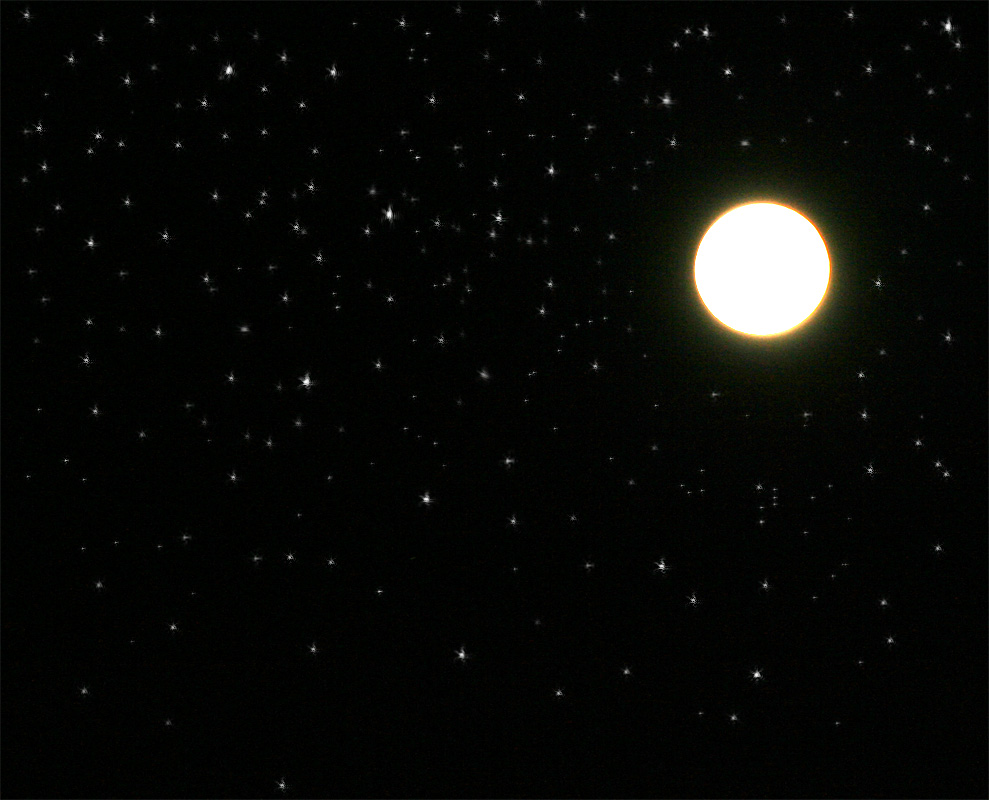
#> input picture stars.jpg, 989 x 800 px
$ python ex1_segmentation.py
#> lines starting #> are read from the running program, lines starting #| are printed output that depends on the picture; after the words box and inside, x2 and y2 are one past the last pixel; in counts of white or black regions, pixels touching at a corner belong together


# This exercise is all about counting stars.
# The goal is to know how many stars are in the image and what sizes they are.
# Problematic is only the moon.


import numpy as np
import matplotlib.pyplot as plt
import scipy.ndimage as ndi

# plt.ion()
# plt.close('all')

# Load the respective image
img = plt.imread('stars.jpg')
#> img is the input picture: shape (800, 989, 3); mean R, G, B 9, 9.9, 7.6

# Sum up all color channels to get a grayscale image.
# use numpy function sum and sum along axis 2
# rescale the finale image to [0.0 1.0]

ims = img.sum(-1)
max_value = ims.max()
#> max_value = 765
ims_rescaled = ims/max_value

# Now look at your image using imshow. Use vmin and vmax parameters in imshow
#  to select an appropriate threshold.
plt.figure()
plt.imshow(ims_rescaled, vmin=0, vmax=1)


# You can set thresholds to cut the background noise
# Once you are sure you have all stars included use a binary threshold.

ims_bin = ims_rescaled
threshold = 0.1
ims_bin[ims_bin > threshold] = 1
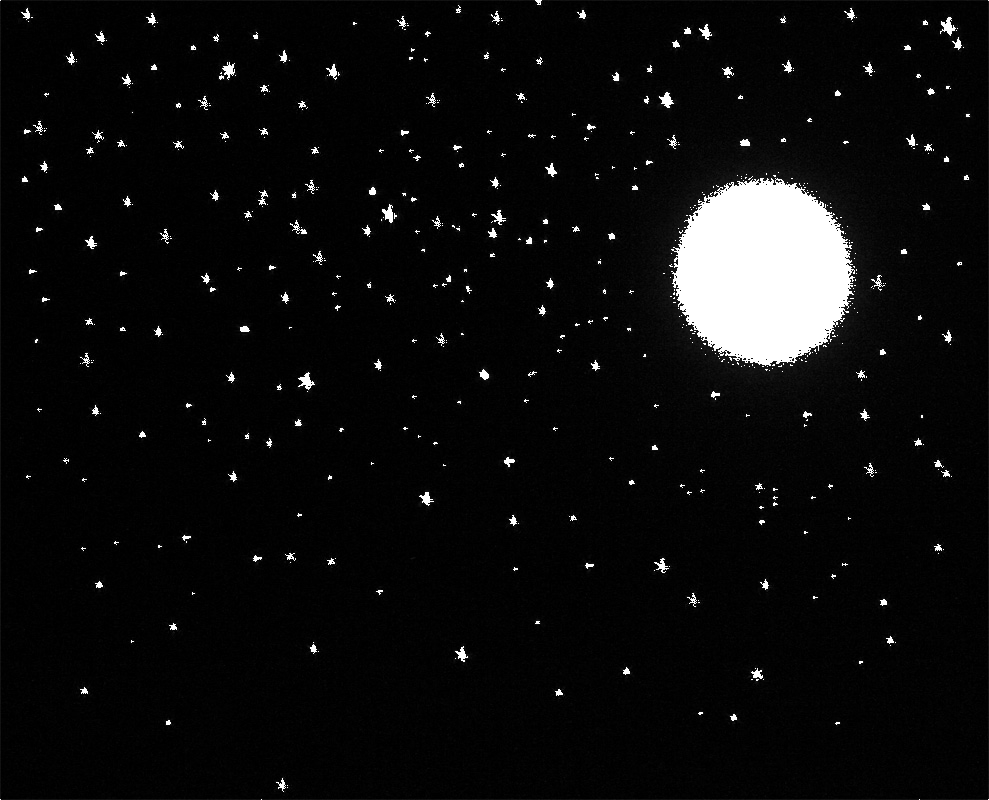
#> ims_bin: shape (800, 989) float64; min 0, max 1, mean 0.0534
ims_bin[ims_bin < threshold] = 0
#> ims_bin: shape (800, 989) float64; values 0 (black) and 1 (white), 4.3% white; 554 white regions (399 under 20 px), largest, box (x1, y1, x2, y2) and area: (671, 178, 855, 366) 25564, (940, 17, 956, 36) 139, (298, 372, 315, 390) 134

# (Tip: a threshold of 0.1 seemed to be good, but pick your own)
# Now with the binary image use the opning and closing to
# bring the star to compacter format. Take care that no star connects to another
s1 = np.array([[1,1,1],[1,1,1],[1,1,1]])
ims2 = ndi.binary_closing(ims_bin, structure=s1)
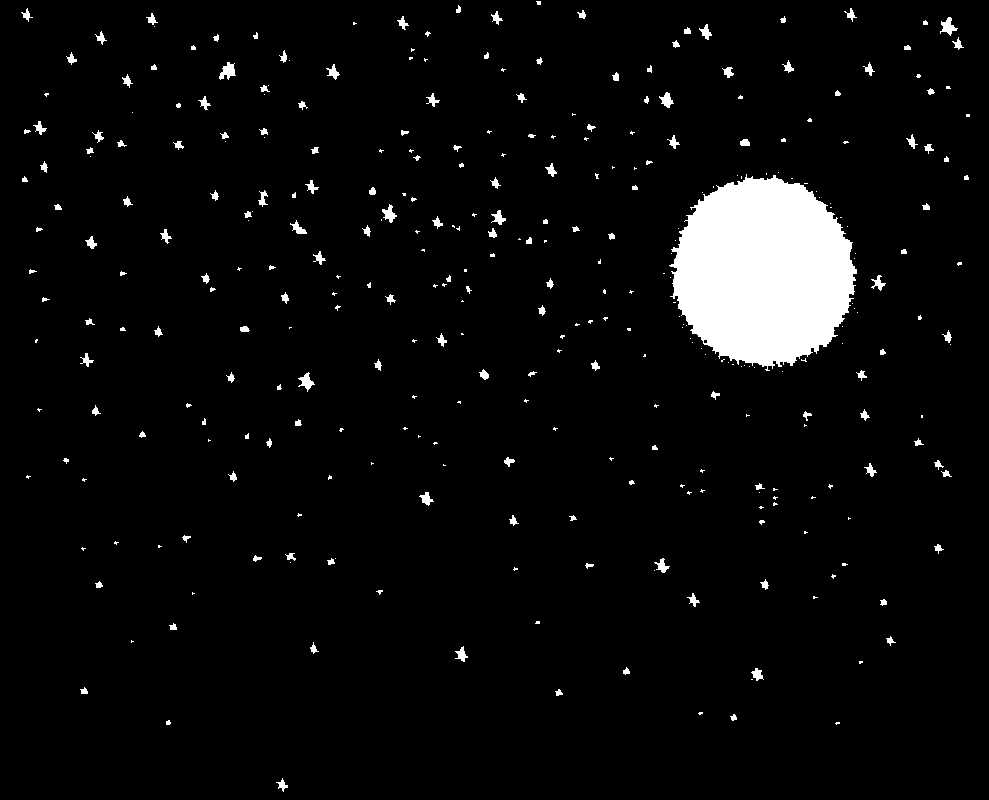
#> ims2: shape (800, 989) bool; 4.6% white; 338 white regions (176 under 20 px), largest, box (x1, y1, x2, y2) and area: (669, 174, 857, 371) 26817, (219, 62, 236, 80) 173, (940, 17, 958, 36) 161

# repeat if necessary
# remove isolated pixels around the moon with closing by a 2 pixel structure
s2 = np.array([[0,0,0,0],[0,1,1,0],[0,1,1,0],[0,0,0,0]])
ims3 = ndi.binary_opening(ims2,structure=s2)
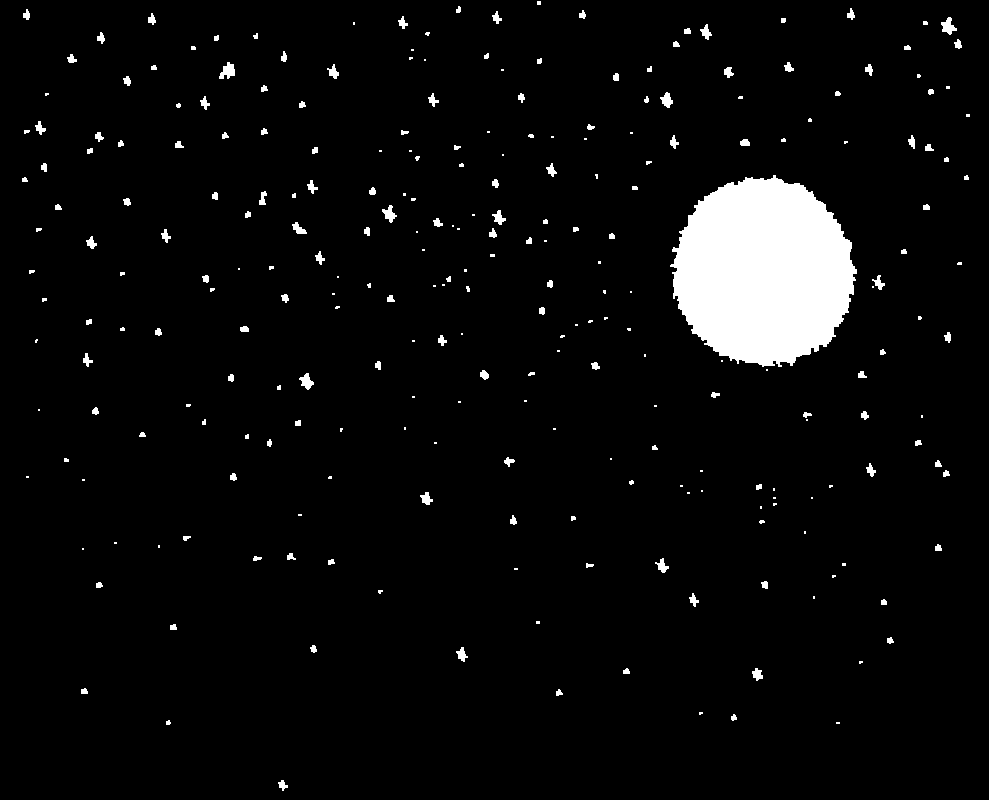
#> ims3: shape (800, 989) bool; 4.4% white; 266 white regions (118 under 20 px), largest, box (x1, y1, x2, y2) and area: (670, 175, 857, 367) 26718, (219, 62, 235, 79) 168, (941, 17, 957, 35) 154

# play with all the morphological options in ndimage package to increase the quality
# if still needed


# plotting the sum of all your binary images can help identify if you loose stars.
# in principal every star is present in every binary image, so real stars have always
# at least one pixel maximum

plt.figure(1)
plt.imshow(ims2 + ims3)

# Once you're done, label your image with ndi.label.
im_lbld, num_stars = ndi.label(ims3)
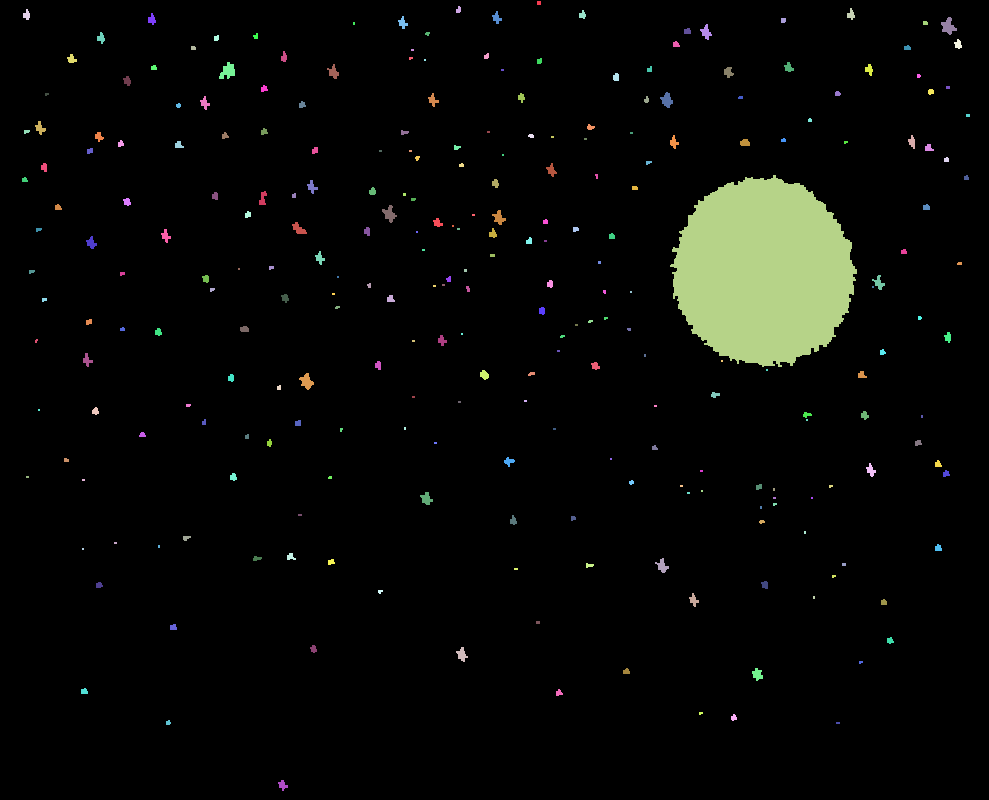
#> im_lbld: shape (800, 989) int32; 267 distinct labels, from 0 to 266; one colour per label, 0 black
#> num_stars = 266
plt.figure(2)
plt.imshow(im_lbld)

# Use ndi.find_objects in the labeled to return a list of slices through the image for each star
slc_lst = ndi.find_objects(im_lbld)
#> slc_lst = 266 items

# you can have a look now at the individual stars. just apply the slice to your labelled array
starnum = 10
plt.figure(3)
plt.imshow(im_lbld[slc_lst[starnum]])

# REMAINING task. Sum up each individual star to get a list of star brightnesses
# make a detailed histogram (>100 bins). Take care to exclude the moon!
# This can be done by sorting the brightness array and remove the last element.

# Remember: im_lbld[slc_lst[<number>]] selects one star. Create a list of star images with [0, 1].
# Afterwards, sum their intensity up, and np.sort the sums.


#> (the run stopped early here; a loop or call above may not have finished)
